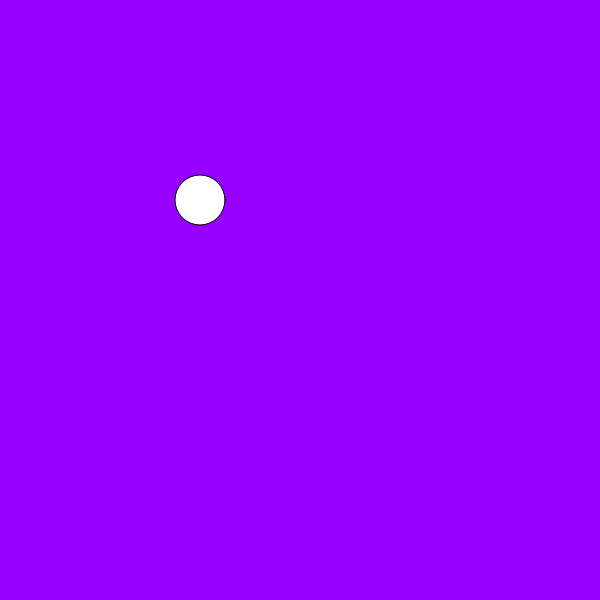
Frame 1 (no input)
Frame 60 (no input): identical to frame 1, image omitted
Frame 120 (the mouse pressed at the canvas centre since frame 60): identical to frame 1, image omitted

The p5.js sketch that drew this single still picture (run headless with seeded random() and noise() and a simulated clock; from frame 60 on, the mouse is pressed at the canvas centre):

// p5.js sketch
// ── sketch.js
function setup() {
  createCanvas(600,600);
}

function draw() {
  background(150,0,255);
  ellipse(200,200,50,50);
}
